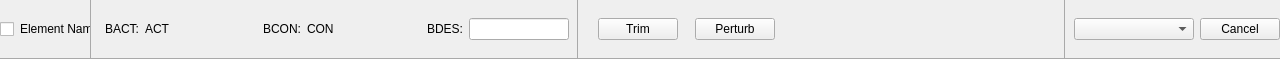
<?xml version="1.0" encoding="UTF-8"?>
<ui version="4.0">
 <class>MagnetListItem</class>
 <widget class="QWidget" name="MagnetListItem">
  <property name="geometry">
   <rect>
    <x>0</x>
    <y>0</y>
    <width>1280</width>
    <height>59</height>
   </rect>
  </property>
  <property name="minimumSize">
   <size>
    <width>1280</width>
    <height>0</height>
   </size>
  </property>
  <property name="windowTitle">
   <string>Form</string>
  </property>
  <property name="styleSheet">
   <string notr="true"/>
  </property>
  <layout class="QHBoxLayout" name="horizontalLayout">
   <property name="spacing">
    <number>0</number>
   </property>
   <property name="leftMargin">
    <number>0</number>
   </property>
   <property name="topMargin">
    <number>0</number>
   </property>
   <property name="rightMargin">
    <number>0</number>
   </property>
   <property name="bottomMargin">
    <number>0</number>
   </property>
   <item>
    <widget class="QWidget" name="elementContainer" native="true">
     <property name="sizePolicy">
      <sizepolicy hsizetype="Maximum" vsizetype="Preferred">
       <horstretch>0</horstretch>
       <verstretch>0</verstretch>
      </sizepolicy>
     </property>
     <property name="minimumSize">
      <size>
       <width>0</width>
       <height>0</height>
      </size>
     </property>
     <property name="styleSheet">
      <string notr="true">QWidget#elementContainer {
	border-bottom: 1px solid darkgrey;
}</string>
     </property>
     <layout class="QHBoxLayout" name="horizontalLayout_4">
      <property name="leftMargin">
       <number>0</number>
      </property>
      <property name="rightMargin">
       <number>0</number>
      </property>
      <item>
       <widget class="PyDMCheckbox" name="batchCheckbox">
        <property name="sizePolicy">
         <sizepolicy hsizetype="Fixed" vsizetype="Fixed">
          <horstretch>0</horstretch>
          <verstretch>0</verstretch>
         </sizepolicy>
        </property>
        <property name="maximumSize">
         <size>
          <width>25</width>
          <height>16777215</height>
         </size>
        </property>
        <property name="toolTip">
         <string/>
        </property>
        <property name="whatsThis">
         <string/>
        </property>
        <property name="channel" stdset="0">
         <string>ca://${device_name}:SELECT</string>
        </property>
       </widget>
      </item>
      <item>
       <widget class="PyDMLabel" name="elementLabel">
        <property name="sizePolicy">
         <sizepolicy hsizetype="Fixed" vsizetype="Fixed">
          <horstretch>0</horstretch>
          <verstretch>0</verstretch>
         </sizepolicy>
        </property>
        <property name="minimumSize">
         <size>
          <width>70</width>
          <height>0</height>
         </size>
        </property>
        <property name="maximumSize">
         <size>
          <width>70</width>
          <height>16777215</height>
         </size>
        </property>
        <property name="toolTip">
         <string/>
        </property>
        <property name="whatsThis">
         <string/>
        </property>
        <property name="text">
         <string>Element Name</string>
        </property>
        <property name="alignment">
         <set>Qt::AlignLeading|Qt::AlignLeft|Qt::AlignVCenter</set>
        </property>
        <property name="channel" stdset="0">
         <string>ca://${device_name}:MADNAME</string>
        </property>
       </widget>
      </item>
     </layout>
    </widget>
   </item>
   <item>
    <widget class="QWidget" name="actConDesContainer" native="true">
     <property name="minimumSize">
      <size>
       <width>0</width>
       <height>0</height>
      </size>
     </property>
     <property name="styleSheet">
      <string notr="true">QWidget#actConDesContainer {
	border-left: 1px solid darkgrey;
	border-right: 1px solid darkgrey;
	border-bottom: 1px solid darkgrey;
}</string>
     </property>
     <layout class="QHBoxLayout" name="horizontalLayout_2">
      <property name="topMargin">
       <number>0</number>
      </property>
      <property name="bottomMargin">
       <number>0</number>
      </property>
      <item>
       <widget class="QLabel" name="label">
        <property name="sizePolicy">
         <sizepolicy hsizetype="Preferred" vsizetype="Maximum">
          <horstretch>0</horstretch>
          <verstretch>0</verstretch>
         </sizepolicy>
        </property>
        <property name="text">
         <string>BACT:</string>
        </property>
        <property name="alignment">
         <set>Qt::AlignRight|Qt::AlignTrailing|Qt::AlignVCenter</set>
        </property>
       </widget>
      </item>
      <item>
       <widget class="PyDMLabel" name="actLabel">
        <property name="sizePolicy">
         <sizepolicy hsizetype="Fixed" vsizetype="Fixed">
          <horstretch>0</horstretch>
          <verstretch>0</verstretch>
         </sizepolicy>
        </property>
        <property name="minimumSize">
         <size>
          <width>110</width>
          <height>0</height>
         </size>
        </property>
        <property name="maximumSize">
         <size>
          <width>110</width>
          <height>16777215</height>
         </size>
        </property>
        <property name="toolTip">
         <string/>
        </property>
        <property name="whatsThis">
         <string/>
        </property>
        <property name="text">
         <string>ACT</string>
        </property>
        <property name="showUnits" stdset="0">
         <bool>true</bool>
        </property>
        <property name="channel" stdset="0">
         <string>ca://${device_name}:BACT</string>
        </property>
       </widget>
      </item>
      <item>
       <widget class="QLabel" name="label_2">
        <property name="sizePolicy">
         <sizepolicy hsizetype="Preferred" vsizetype="Maximum">
          <horstretch>0</horstretch>
          <verstretch>0</verstretch>
         </sizepolicy>
        </property>
        <property name="text">
         <string>BCON:</string>
        </property>
        <property name="alignment">
         <set>Qt::AlignRight|Qt::AlignTrailing|Qt::AlignVCenter</set>
        </property>
       </widget>
      </item>
      <item>
       <widget class="PyDMLabel" name="conLabel">
        <property name="sizePolicy">
         <sizepolicy hsizetype="Fixed" vsizetype="Fixed">
          <horstretch>0</horstretch>
          <verstretch>0</verstretch>
         </sizepolicy>
        </property>
        <property name="minimumSize">
         <size>
          <width>110</width>
          <height>0</height>
         </size>
        </property>
        <property name="maximumSize">
         <size>
          <width>110</width>
          <height>16777215</height>
         </size>
        </property>
        <property name="toolTip">
         <string/>
        </property>
        <property name="whatsThis">
         <string/>
        </property>
        <property name="text">
         <string>CON</string>
        </property>
        <property name="showUnits" stdset="0">
         <bool>true</bool>
        </property>
        <property name="channel" stdset="0">
         <string>ca://${device_name}:BCON</string>
        </property>
       </widget>
      </item>
      <item>
       <widget class="QLabel" name="label_3">
        <property name="sizePolicy">
         <sizepolicy hsizetype="Preferred" vsizetype="Maximum">
          <horstretch>0</horstretch>
          <verstretch>0</verstretch>
         </sizepolicy>
        </property>
        <property name="text">
         <string>BDES:</string>
        </property>
        <property name="alignment">
         <set>Qt::AlignRight|Qt::AlignTrailing|Qt::AlignVCenter</set>
        </property>
       </widget>
      </item>
      <item>
       <widget class="PyDMLineEdit" name="desLineEdit">
        <property name="sizePolicy">
         <sizepolicy hsizetype="Fixed" vsizetype="Fixed">
          <horstretch>0</horstretch>
          <verstretch>0</verstretch>
         </sizepolicy>
        </property>
        <property name="minimumSize">
         <size>
          <width>100</width>
          <height>0</height>
         </size>
        </property>
        <property name="maximumSize">
         <size>
          <width>100</width>
          <height>16777215</height>
         </size>
        </property>
        <property name="toolTip">
         <string/>
        </property>
        <property name="whatsThis">
         <string>
    Writeable text field to send and display channel values
    </string>
        </property>
        <property name="alarmSensitiveContent" stdset="0">
         <bool>true</bool>
        </property>
        <property name="alarmSensitiveBorder" stdset="0">
         <bool>false</bool>
        </property>
        <property name="channel" stdset="0">
         <string>ca://${device_name}:BDES</string>
        </property>
       </widget>
      </item>
     </layout>
    </widget>
   </item>
   <item>
    <widget class="QWidget" name="sliderContainer" native="true">
     <property name="minimumSize">
      <size>
       <width>0</width>
       <height>0</height>
      </size>
     </property>
     <property name="styleSheet">
      <string notr="true">QWidget#sliderContainer {
	border-right: 1px solid darkgrey;
	border-bottom: 1px solid darkgrey;
}</string>
     </property>
     <layout class="QHBoxLayout" name="horizontalLayout_3">
      <property name="topMargin">
       <number>0</number>
      </property>
      <property name="rightMargin">
       <number>12</number>
      </property>
      <property name="bottomMargin">
       <number>0</number>
      </property>
      <item>
       <widget class="PyDMPushButton" name="trimButton">
        <property name="sizePolicy">
         <sizepolicy hsizetype="Fixed" vsizetype="Fixed">
          <horstretch>0</horstretch>
          <verstretch>0</verstretch>
         </sizepolicy>
        </property>
        <property name="toolTip">
         <string/>
        </property>
        <property name="whatsThis">
         <string>
    Basic PushButton to send a fixed value.

    The PyDMPushButton is meant to hold a specific value, and send that value
    to a channel when it is clicked, much like the MessageButton does in EDM.
    The PyDMPushButton works in two different modes of operation, first, a
    fixed value can be given to the :attr:`.pressValue` attribute, whenever the
    button is clicked a signal containing this value will be sent to the
    connected channel. This is the default behavior of the button. However, if
    the :attr:`.relativeChange` is set to True, the fixed value will be added
    to the current value of the channel. This means that the button will
    increment a channel by a fixed amount with every click, a consistent
    relative move
    
    Parameters
    ----------
    pressValue : int, float, str
        Value to be sent when the button is clicked
    
    channel : str
        ID of channel to manipulate

    parent : QObject, optional
        Parent of PyDMPushButton

    label : str, optional
        String to place on button

    icon : QIcon, optional
        An Icon to display on the PyDMPushButton


    relative : bool, optional
        Choice to have the button peform a relative put, instead of always
        setting to an absolute value
    </string>
        </property>
        <property name="text">
         <string>Trim</string>
        </property>
        <property name="channel" stdset="0">
         <string>ca://${device_name}:CTRL</string>
        </property>
        <property name="pressValue" stdset="0">
         <string>1</string>
        </property>
       </widget>
      </item>
      <item>
       <widget class="PyDMPushButton" name="perturbButton">
        <property name="sizePolicy">
         <sizepolicy hsizetype="Fixed" vsizetype="Fixed">
          <horstretch>0</horstretch>
          <verstretch>0</verstretch>
         </sizepolicy>
        </property>
        <property name="toolTip">
         <string/>
        </property>
        <property name="whatsThis">
         <string>
    Basic PushButton to send a fixed value.

    The PyDMPushButton is meant to hold a specific value, and send that value
    to a channel when it is clicked, much like the MessageButton does in EDM.
    The PyDMPushButton works in two different modes of operation, first, a
    fixed value can be given to the :attr:`.pressValue` attribute, whenever the
    button is clicked a signal containing this value will be sent to the
    connected channel. This is the default behavior of the button. However, if
    the :attr:`.relativeChange` is set to True, the fixed value will be added
    to the current value of the channel. This means that the button will
    increment a channel by a fixed amount with every click, a consistent
    relative move
    
    Parameters
    ----------
    pressValue : int, float, str
        Value to be sent when the button is clicked
    
    channel : str
        ID of channel to manipulate

    parent : QObject, optional
        Parent of PyDMPushButton

    label : str, optional
        String to place on button

    icon : QIcon, optional
        An Icon to display on the PyDMPushButton


    relative : bool, optional
        Choice to have the button peform a relative put, instead of always
        setting to an absolute value
    </string>
        </property>
        <property name="text">
         <string>Perturb</string>
        </property>
        <property name="channel" stdset="0">
         <string>ca://${device_name}:CTRL</string>
        </property>
        <property name="pressValue" stdset="0">
         <string>2</string>
        </property>
       </widget>
      </item>
      <item>
       <widget class="PyDMSlider" name="bCtrlSlider">
        <property name="sizePolicy">
         <sizepolicy hsizetype="Fixed" vsizetype="Fixed">
          <horstretch>0</horstretch>
          <verstretch>0</verstretch>
         </sizepolicy>
        </property>
        <property name="minimumSize">
         <size>
          <width>250</width>
          <height>0</height>
         </size>
        </property>
        <property name="toolTip">
         <string/>
        </property>
        <property name="whatsThis">
         <string/>
        </property>
        <property name="channel" stdset="0">
         <string>ca://${device_name}:BCTRL</string>
        </property>
        <property name="tracking" stdset="0">
         <bool>true</bool>
        </property>
        <property name="ignoreMouseWheel" stdset="0">
         <bool>true</bool>
        </property>
        <property name="tickPosition" stdset="0">
         <enum>QSlider::NoTicks</enum>
        </property>
        <property name="userDefinedLimits" stdset="0">
         <bool>false</bool>
        </property>
        <property name="userMinimum" stdset="0">
         <double>-1.000000000000000</double>
        </property>
        <property name="userMaximum" stdset="0">
         <double>1.000000000000000</double>
        </property>
        <property name="num_steps" stdset="0">
         <number>101</number>
        </property>
       </widget>
      </item>
     </layout>
    </widget>
   </item>
   <item>
    <widget class="QWidget" name="ctrlContainer" native="true">
     <property name="sizePolicy">
      <sizepolicy hsizetype="Maximum" vsizetype="Preferred">
       <horstretch>0</horstretch>
       <verstretch>0</verstretch>
      </sizepolicy>
     </property>
     <property name="styleSheet">
      <string notr="true">QWidget#ctrlContainer {
	border-bottom: 1px solid darkgrey;
}</string>
     </property>
     <layout class="QHBoxLayout" name="horizontalLayout_5">
      <property name="rightMargin">
       <number>0</number>
      </property>
      <item>
       <widget class="PyDMEnumComboBox" name="controlComboBox">
        <property name="sizePolicy">
         <sizepolicy hsizetype="Fixed" vsizetype="Maximum">
          <horstretch>0</horstretch>
          <verstretch>0</verstretch>
         </sizepolicy>
        </property>
        <property name="minimumSize">
         <size>
          <width>120</width>
          <height>0</height>
         </size>
        </property>
        <property name="maximumSize">
         <size>
          <width>120</width>
          <height>16777215</height>
         </size>
        </property>
        <property name="toolTip">
         <string/>
        </property>
        <property name="whatsThis">
         <string/>
        </property>
        <property name="channel" stdset="0">
         <string>ca://${device_name}:CTRL</string>
        </property>
       </widget>
      </item>
      <item>
       <widget class="PyDMPushButton" name="abortButton">
        <property name="enabled">
         <bool>true</bool>
        </property>
        <property name="sizePolicy">
         <sizepolicy hsizetype="Fixed" vsizetype="Fixed">
          <horstretch>0</horstretch>
          <verstretch>0</verstretch>
         </sizepolicy>
        </property>
        <property name="toolTip">
         <string/>
        </property>
        <property name="whatsThis">
         <string>
    Basic PushButton to send a fixed value.

    The PyDMPushButton is meant to hold a specific value, and send that value
    to a channel when it is clicked, much like the MessageButton does in EDM.
    The PyDMPushButton works in two different modes of operation, first, a
    fixed value can be given to the :attr:`.pressValue` attribute, whenever the
    button is clicked a signal containing this value will be sent to the
    connected channel. This is the default behavior of the button. However, if
    the :attr:`.relativeChange` is set to True, the fixed value will be added
    to the current value of the channel. This means that the button will
    increment a channel by a fixed amount with every click, a consistent
    relative move
    
    Parameters
    ----------
    pressValue : int, float, str
        Value to be sent when the button is clicked
    
    channel : str
        ID of channel to manipulate

    parent : QObject, optional
        Parent of PyDMPushButton

    label : str, optional
        String to place on button

    icon : QIcon, optional
        An Icon to display on the PyDMPushButton


    relative : bool, optional
        Choice to have the button peform a relative put, instead of always
        setting to an absolute value
    </string>
        </property>
        <property name="text">
         <string>Cancel</string>
        </property>
        <property name="channel" stdset="0">
         <string>ca://${device_name}:ABORT</string>
        </property>
       </widget>
      </item>
     </layout>
    </widget>
   </item>
  </layout>
 </widget>
 <customwidgets>
  <customwidget>
   <class>PyDMLabel</class>
   <extends>QLabel</extends>
   <header>pydm.widgets.label</header>
  </customwidget>
  <customwidget>
   <class>PyDMSlider</class>
   <extends>QFrame</extends>
   <header>pydm.widgets.slider</header>
  </customwidget>
  <customwidget>
   <class>PyDMLineEdit</class>
   <extends>QLineEdit</extends>
   <header>pydm.widgets.line_edit</header>
  </customwidget>
  <customwidget>
   <class>PyDMPushButton</class>
   <extends>QPushButton</extends>
   <header>pydm.widgets.pushbutton</header>
  </customwidget>
  <customwidget>
   <class>PyDMCheckbox</class>
   <extends>QCheckBox</extends>
   <header>pydm.widgets.checkbox</header>
  </customwidget>
  <customwidget>
   <class>PyDMEnumComboBox</class>
   <extends>QComboBox</extends>
   <header>pydm.widgets.enum_combo_box</header>
  </customwidget>
 </customwidgets>
 <resources/>
 <connections/>
</ui>
